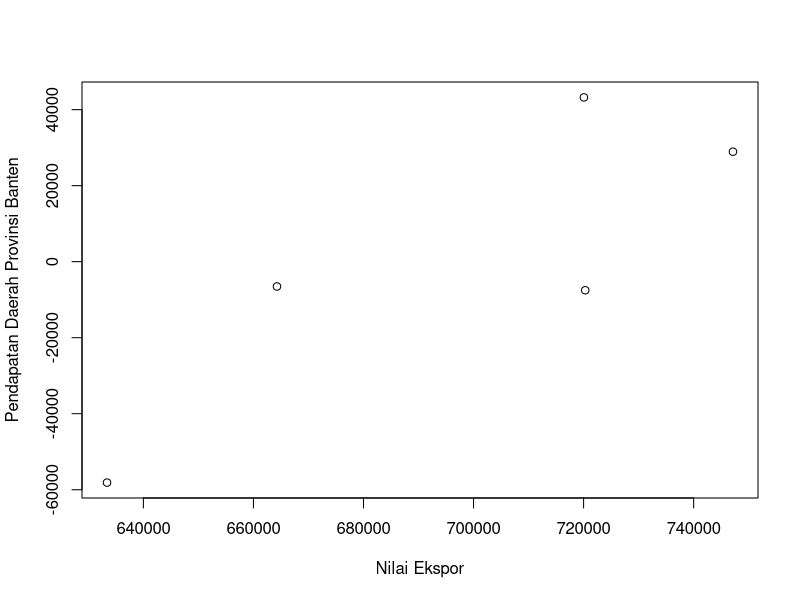
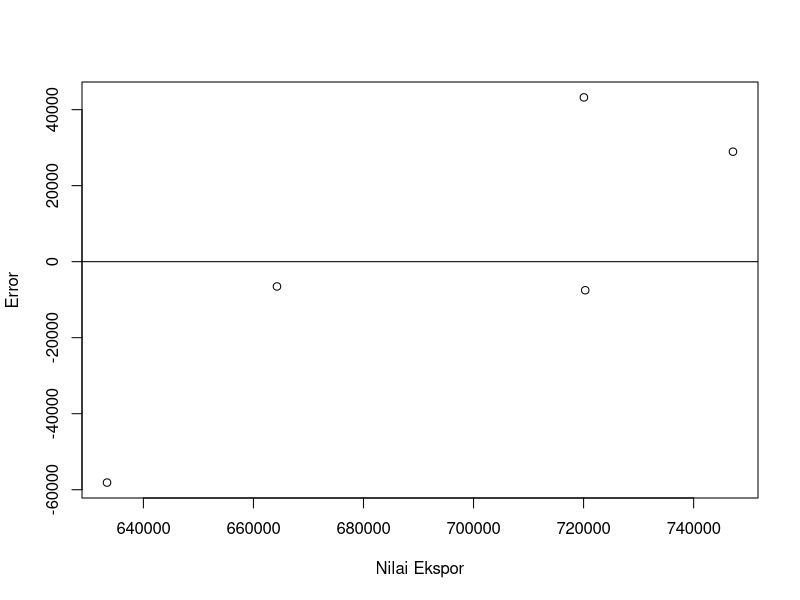
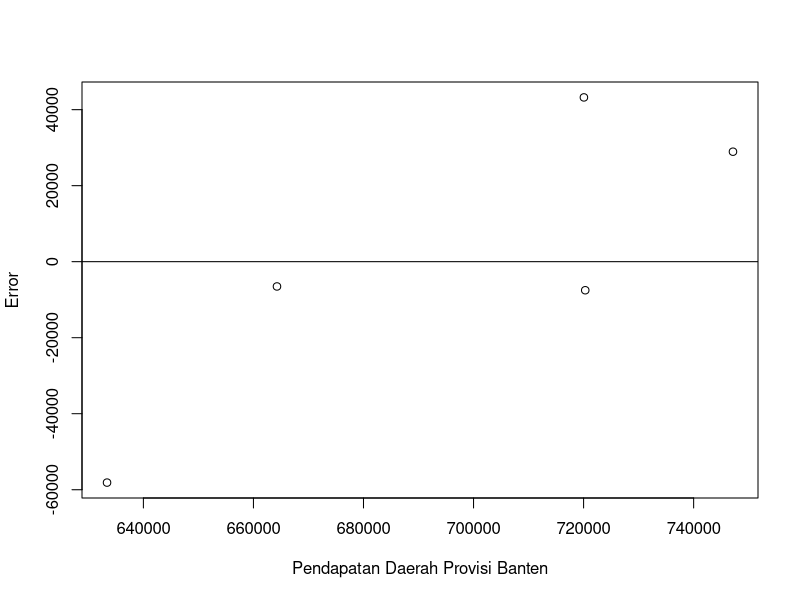

Write R code to recreate these figures, in order.
## ---- chunk 1
#| warning: false
#| echo: true
library(tidyverse)
library(readxl)
## ---- chunk 2
setwd("C:/Users/Hp/Documents/KULIAH/UAS METOPEN")
library('readxl')
dat<-read_excel('DATA BANTEN.xlsx')
reg1<-lm(Y~X,data=dat)
dat$u<-resid(reg1)
plot(dat$Y,dat$u,xlab="Nilai Ekspor",ylab="Pendapatan Daerah Provinsi Banten")
## ---- chunk 3
library('readxl')
dat$u<-resid(reg1)
plot(dat$Y,dat$u,xlab="Nilai Ekspor",ylab="Error")
abline(h=0)
## ---- chunk 4
library('readxl')
dat$u<-resid(reg1)
plot(dat$Y,dat$u,xlab="Pendapatan Daerah Provisi Banten",ylab="Error")
abline(h=0)
## ---- chunk 5
library(readxl)
dat<-read_excel('DATA BANTEN.xlsx')
reg1<-lm(Y~X,data=dat)
summary(reg1)
